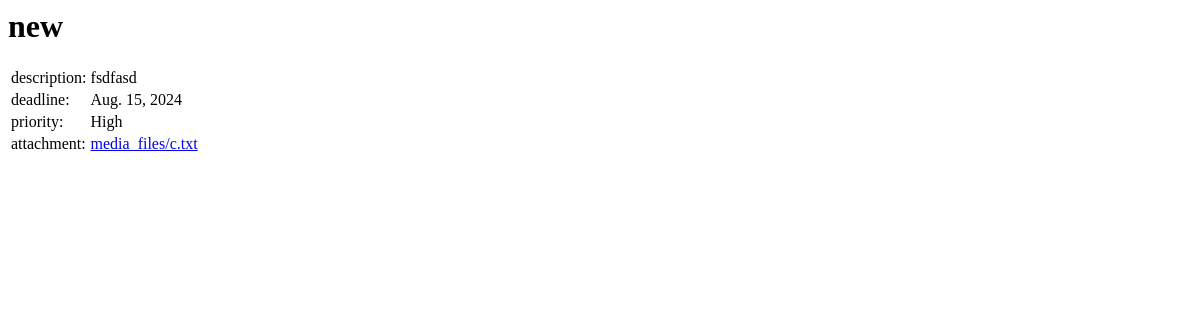
Before: /v1/task/60/get/ (signed in) with the older database file.
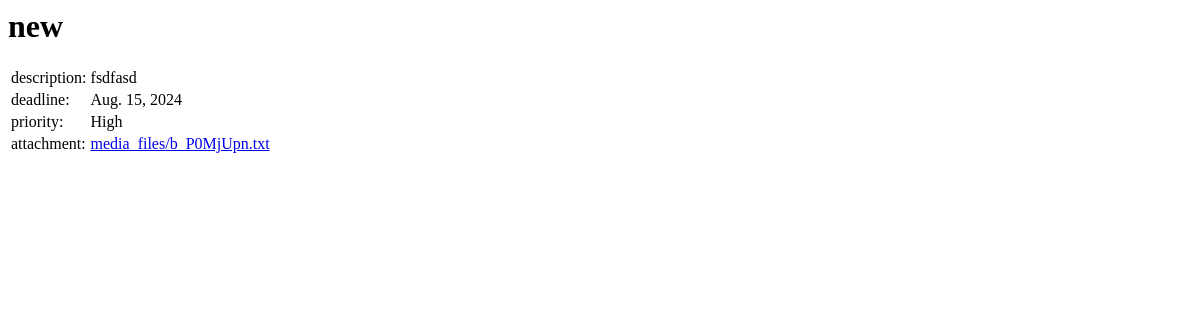
After: the same page with the newer database file.
### ToDoListApp/models/task2.py (models this page shows, shortened)
class Task2(models.Model):
    PRIORITY_CHOICES = (('1', 'High'), ('2', 'Medium'), ('3', 'Low'))
    title = models.CharField(max_length=100, verbose_name='عنوان',
                             null=False, default="new-task", validators=[validate_title])
    description = models.CharField(max_length=1000, verbose_name='توضیحات', null=False, default="")
    deadline = models.DateField(max_length=10, verbose_name='زمان سرسید',
                                null=False, default=django.utils.timezone.now().date(), validators=[validate_date])
    priority = models.CharField(max_length=1, choices=PRIORITY_CHOICES,
                                verbose_name='اولویت', null=False, default='2',
                                validators=[validate_priority])
    to_do_lists = models.ManyToManyField(to='ToDoListApp.ToDoList2', related_name='tasks',
                                         verbose_name='لیست‌ها')
    users_shared_with = models.ManyToManyField(to=User, related_name='tasks_shared_with_user',
                                               verbose_name='افرادی که با آنها به اشتراک گذاشته شده')
    owner = models.ForeignKey(to=User, on_delete=models.SET_NULL, verbose_name='صاحب',
                              null=True)
    attachment = models.FileField(verbose_name='فایل ضمیمه', null=True, blank=True,
                                  upload_to="media_files")

### ToDoListApp/views/get_task_view.py (the view)
# urls.py: path("task/<int:task_id>/get/", get_task, name='v1-get-task'),
@login_required
def get_task(request, task_id):
    task = Task2.objects.get(pk=task_id)
    return render(request, "get_task_template.html",
                  {'task': task, 'priority': get_priority(task.priority)})

### ToDoListApp/models/task2.py (called while the page is built)
def get_priority(priority_number):
    match priority_number:
        case '1':
            return 'High'
        case '2':
            return 'Medium'
        case '3':
            return 'Low'

### ToDoListApp/templates/get_task_template.html (shortened to what this page needs)
<h1>{{ task.title }}</h1>
<form method="post">
    <table>
        <tr>
            <td>description:</td>
            <td>{{ task.description }}</td>
        </tr>
        <tr>
            <td>deadline:</td>
            <td>{{ task.deadline }}</td>
        </tr>
        <tr>
            <td>priority:</td>
            <td>{{ priority }}</td>
        </tr>
        <tr>
            <td>attachment:</td>
            {% if task.attachment %}
                <td><a href="{{ task.attachment.url }}">{{ task.attachment.name }}</a></td>
            {% else %}
                <td>no attachment file</td>
            {% endif %}
        </tr>
    </table>
</form>

Changed rows visible on the page:
changed Task2 "new": attachment.name "media_files/c.txt" → "media_files/b_P0MjUpn.txt"
